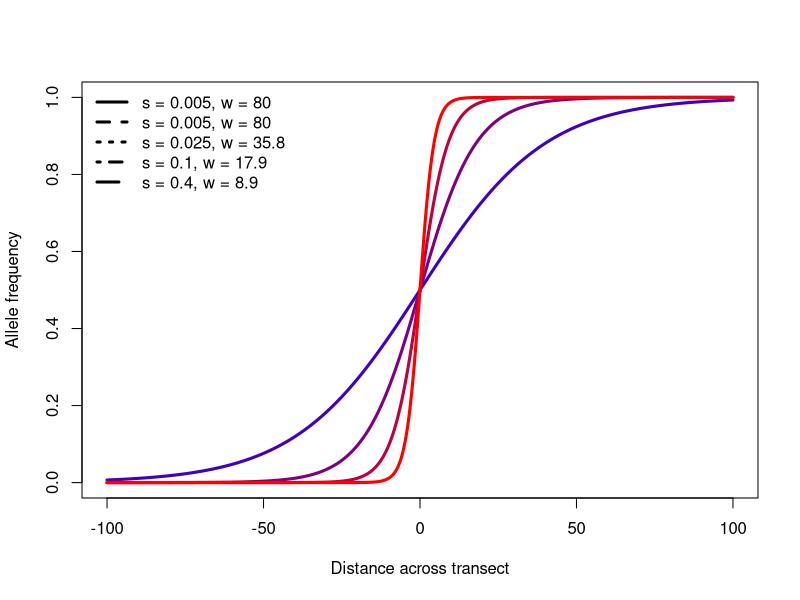
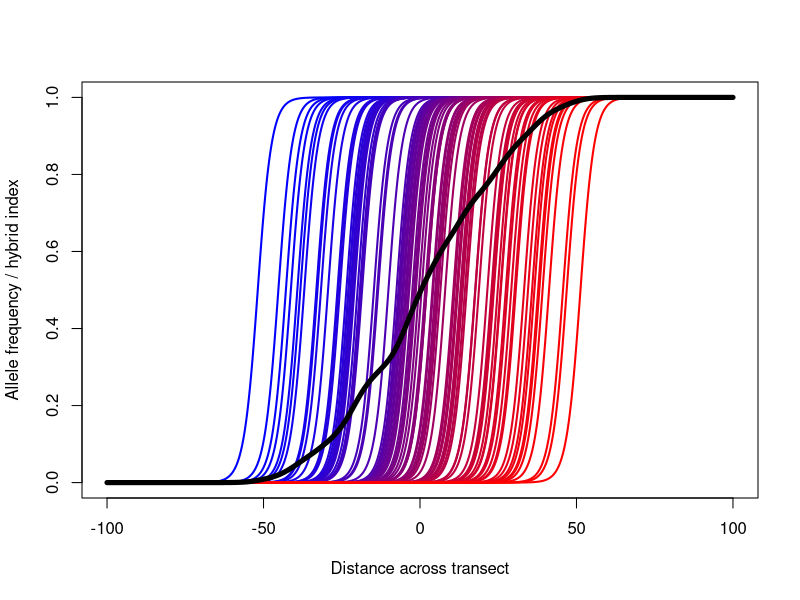
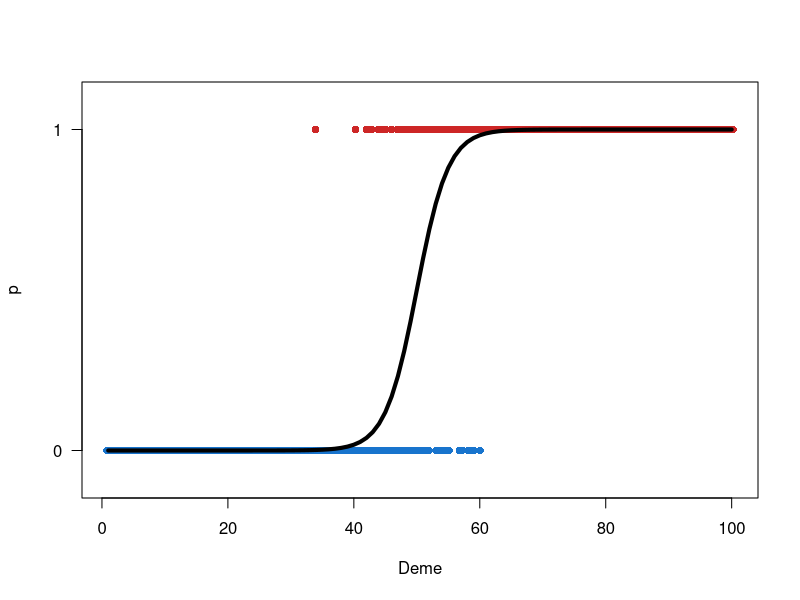

These charts were generated, in order, by the following R code:
################# plot a set of clines for variying values of s with fixed sigma ################# 

# transect
x <- seq(-100, 100, length.out = 1000)

# value of dispersal
sigma <- 2

# Different strengths of selection
s_values <- c(0.005, 0.005, 0.025, 0.1, 0.4) # first value is a dummy position used to set up the plot. Its plotted white

# Cline centre
centre <- 0

# for each s calculate the expected cline width assuming het disadvantage (coefficient proportionality of 8)
widths <- sqrt((8 * sigma^2) / s_values)

# Function for sigmoid cline
cline <- function(x, centre, width) {
  1 / (1 + exp(-4 * (x - centre) / width))
}

# assign colours for other clines
cols <- colorRampPalette(c("blue", "red"))(length(s_values))

# Plot first dummy cline white to set up plot
plot(
  x,
  cline(x, centre, widths[1]),
  type = "l",
  lwd = 3, col="white",
  ylim = c(0, 1),
  xlab = "Distance across transect",
  ylab = "Allele frequency",
)

# Add remaining clines
for (i in 2:length(s_values)) {
  lines(
    x,
    cline(x, centre, widths[i]),
    lwd = 3,
    lty = 1,
    col = cols[i]
  )
}

# Add cline centre
# abline(v = centre, lty = 2, col = "grey50")

# Legend
legend(
  "topleft",
  legend = paste0(
    "s = ", s_values,
    ", w = ", round(widths, 1)
  ),
  lwd = 3,
  lty = seq_along(s_values),
  bty = "n"
)


################ How staggered clines broaden the cline for the hybrid index ################# 

# transect
x <- seq(-100, 100, length.out = 1000)

# value of dispersal
sigma <- 2

# fixed strength of selection
s <- 0.4

# number of clines
n_clines <- 100

# sample cline centres around the midpoint of the transect with sd of 25
centres <- rnorm(
  n = n_clines,
  mean = 0,
  sd = 25
)

# order for nicer plotting with colour gradient
centres <- sort(centres)

# expected width for each individual cline
width <- sqrt((8 * sigma^2) / s)

# Function for sigmoid cline
cline <- function(x, centre, width) {
  1 / (1 + exp(-4 * (x - centre) / width))
}

# Make matrix of individual clines
cline_matrix <- sapply(centres, function(c) {
  cline(x, centre = c, width = width)
})

# Hybrid index: average across clines
hybrid_index <- rowMeans(cline_matrix)

# Colours for individual clines
cols <- colorRampPalette(c("blue", "red"))(length(centres))

# Plot blank canvas
plot(
  x,
  hybrid_index,
  type = "n",
  ylim = c(0, 1),
  xlab = "Distance across transect",
  ylab = "Allele frequency / hybrid index"
)

# Add individual clines
for (i in seq_along(centres)) {
  lines(
    x,
    cline_matrix[, i],
    lwd = 2,
    col = cols[i]
  )
}

# Add hybrid index
lines(
  x,
  hybrid_index,
  lwd = 5,
  col = "black"
)


######## geographic overlap of two taxa with no hybridization
## this is just achived via binomial samling along the sigmoid, not that the hybrids are added to the plot manually in adobe illustrator

# -----------------------------
# Parameters
# -----------------------------

n_demes <- 100
n_ind <- 20

centre <- 50
width <- 10 ##### this controls the amount of overlap of the lineages

# deme positions
demes <- 1:n_demes

# -----------------------------
# Expected cline
# -----------------------------

# probability of sampling a type-1 individual in each deme
p_type1 <- 1 / (1 + exp(-4 * (demes - centre) / width))

# -----------------------------
# Binomial sampling
# -----------------------------

# number of type-1 individuals per deme
n_type1 <- rbinom(
  n = n_demes,
  size = n_ind,
  prob = p_type1
)

# number of type-0 individuals per deme
n_type0 <- n_ind - n_type1

# observed allele frequency / mean hybrid index per deme
mean_type1 <- n_type1 / n_ind

# -----------------------------
# Individual-level data for plotting
# -----------------------------

deme_id <- rep(demes, each = n_ind)

type <- unlist(
  lapply(seq_along(demes), function(i) {
    c(rep(0, n_type0[i]), rep(1, n_type1[i]))
  })
)

# -----------------------------
# Plot individuals and cline
# -----------------------------

plot(
  deme_id + runif(length(deme_id), -0.25, 0.25),
  type,
  pch = 16,
  col = ifelse(type == 0, "dodgerblue3", "firebrick3"),
  ylim = c(-0.1, 1.1),
  xlab = "Deme",
  ylab = "p",
  yaxt = "n",
)

axis(
  side = 2,
  at = c(0, 1),
  labels = c("0", "1"),
  las = 1
)

# expected sigmoid cline
lines(
  demes,
  p_type1,
  lwd = 4,
  col = "black",
  lty = 1
)
